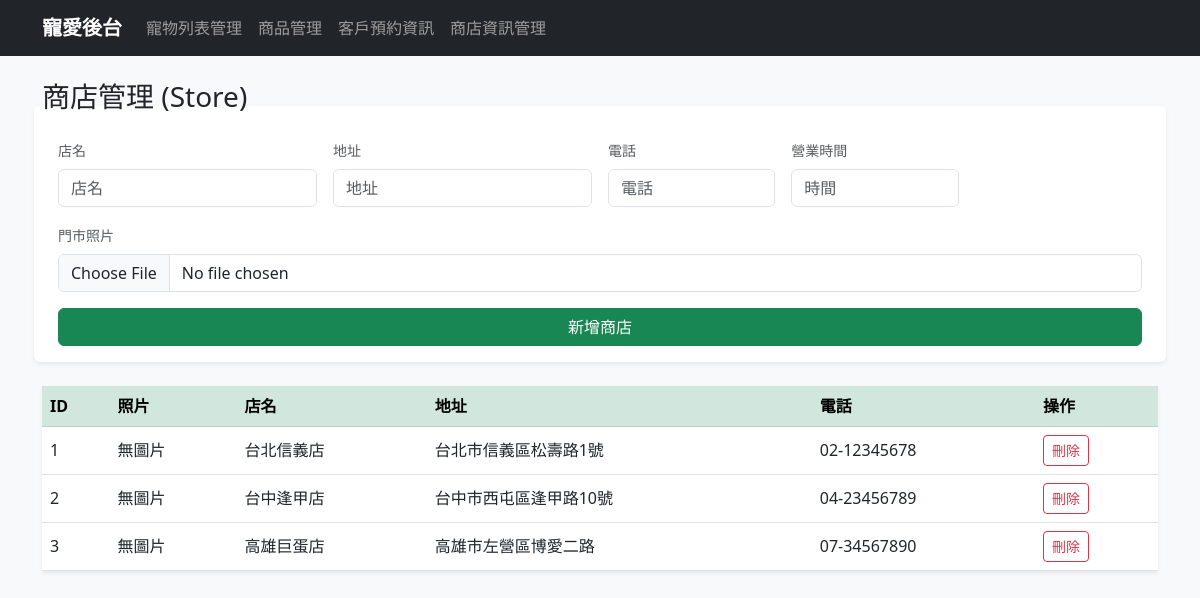
The app's page /store_mngt.php with its own data.
### tables this page shows
CREATE TABLE STORE (
  storeID int(11) NOT NULL AUTO_INCREMENT,
  storeName varchar(50) NOT NULL,
  address varchar(100) DEFAULT NULL,
  Phone varchar(20) DEFAULT NULL,
  worktime varchar(50) DEFAULT NULL,
  PRIMARY KEY (`storeID`)
);

### store_mngt.php (the view, shortened to what this page needs)
<?php
include 'db_connect.php';
?>
<!DOCTYPE html>
<html>
<head>
    <link href="https://cdn.jsdelivr.net/npm/bootstrap@5.3.0/dist/css/bootstrap.min.css" rel="stylesheet">
</head>
<body class="bg-light">
    <?php include 'navbar.php'; ?>
    <div class="container">
        <h3>  商店管理 (Store)</h3>
        <form method="post" enctype="multipart/form-data" class="row g-3 mb-4 bg-white p-3 rounded shadow-sm">
            <div class="col-md-3">
                <label class="form-label small text-muted">店名</label>
                <input type="text" name="storeName" class="form-control" placeholder="店名" required>
            </div>
            <div class="col-md-3">
                <label class="form-label small text-muted">地址</label>
                <input type="text" name="address" class="form-control" placeholder="地址">
            </div>
            <div class="col-md-2">
                <label class="form-label small text-muted">電話</label>
                <input type="text" name="Phone" class="form-control" placeholder="電話">
            </div>
            <div class="col-md-2">
                <label class="form-label small text-muted">營業時間</label>
                <input type="text" name="worktime" class="form-control" placeholder="時間">
            </div>
            <div class="col-md-12">
                <label class="form-label small text-muted">門市照片</label>
                <input type="file" name="storeImage" class="form-control" accept="image/*">
            </div>
            <div class="col-12">
                <button type="submit" name="add" class="btn btn-success w-100">新增商店</button>
            </div>
        </form>
        <table class="table table-hover bg-white shadow-sm align-middle">
            <thead class="table-success">
                <tr>
                    <th>ID</th>
                    <th>照片</th> <th>店名</th>
                    <th>地址</th>
                    <th>電話</th>
                    <th>操作</th>
                </tr>
            </thead>
            <tbody>
                <?php
                $res = $conn->query("SELECT * FROM STORE");
                while ($row = $res->fetch_assoc()) {
                    $imgHtml = "無圖片";
                    echo "<tr>
                            <td>{$row['storeID']}</td>
                            <td>{$imgHtml}</td>
                            <td>{$row['storeName']}</td>
                            <td>{$row['address']}</td>
                            <td>{$row['Phone']}</td>
                            <td><a href='?del={$row['storeID']}' class='btn btn-sm btn-outline-danger' onclick='return confirm(\"確定刪除嗎？\")'>刪除</a></td>
                          </tr>";
                }
                ?>
            </tbody>
        </table>
    </div>
</body>
</html>

### records on screen
store: storeID "1", imgHtml "無圖片", storeName "台北信義店", address "台北市信義區松壽路1號", Phone "02-12345678"
store: storeID "2", imgHtml "無圖片", storeName "台中逢甲店", address "台中市西屯區逢甲路10號", Phone "04-23456789"
store: storeID "3", imgHtml "無圖片", storeName "高雄巨蛋店", address "高雄市左營區博愛二路", Phone "07-34567890"
